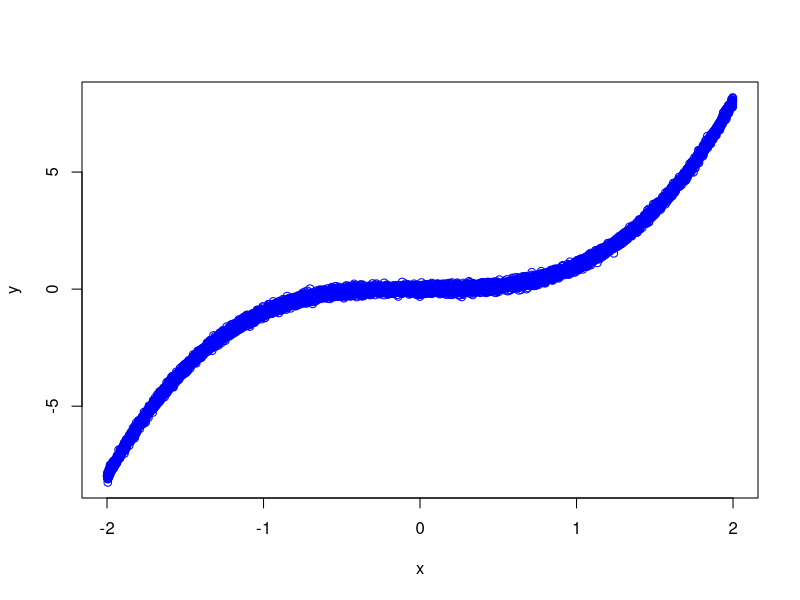

Generate this figure with R:
# Renjin is a JVM-based interpreter for the R language for statistical computing. http://www.renjin.org/
# http://www.inp.nsk.su/~baldin/DataAnalysis/R/R-10-hpc.pdf
# http://www.tandfonline.com/doi/pdf/10.1623/hysj.51.6.1092
# https://arxiv.org/pdf/1503.00855.pdf
require(compiler)
enableJIT(3)

ds <- function(Xa, X) {
  value <- (X - Xa) %*% t(X - Xa)
  return(as.numeric(value))
}

pattern <- function(Xa, X, sigma) {
  res <- exp( - ds(Xa, X) / (2 * sigma ^ 2) )
  return(as.numeric(res))
}

patterns <- function(Xa, X, sigma)
  apply(Xa, 1, pattern, X, sigma)

K <- function(Xa, Ya, X, sigma) {
  patterns1 <- patterns(Xa, X, sigma)
  f <- sum(Ya * patterns1) / sum(patterns1)
  return(f)
}

sim <- function(Xa, Ya, Ga, sigma){
  len <- length(Ga[,1])
  res <- as.matrix(1:len)
  for(i in 1:len) {
    res[i] <- K(Xa, Ya, Ga[i,], sigma)
  }
  return(res)
}
n <- 10000; set.seed(123456)
x <- as.matrix(runif(n, -2, 2))
y <- as.matrix(x^3 + rnorm(n, 0, .1))
plot(x,y, col="blue")
K(x, y, -2, 0.1)
K(x, y, 0, 0.1)
K(x, y, 2, 0.1)

x.sample <- as.matrix(sample(x, 50))
sim(x, y, x.sample, 0.01)
